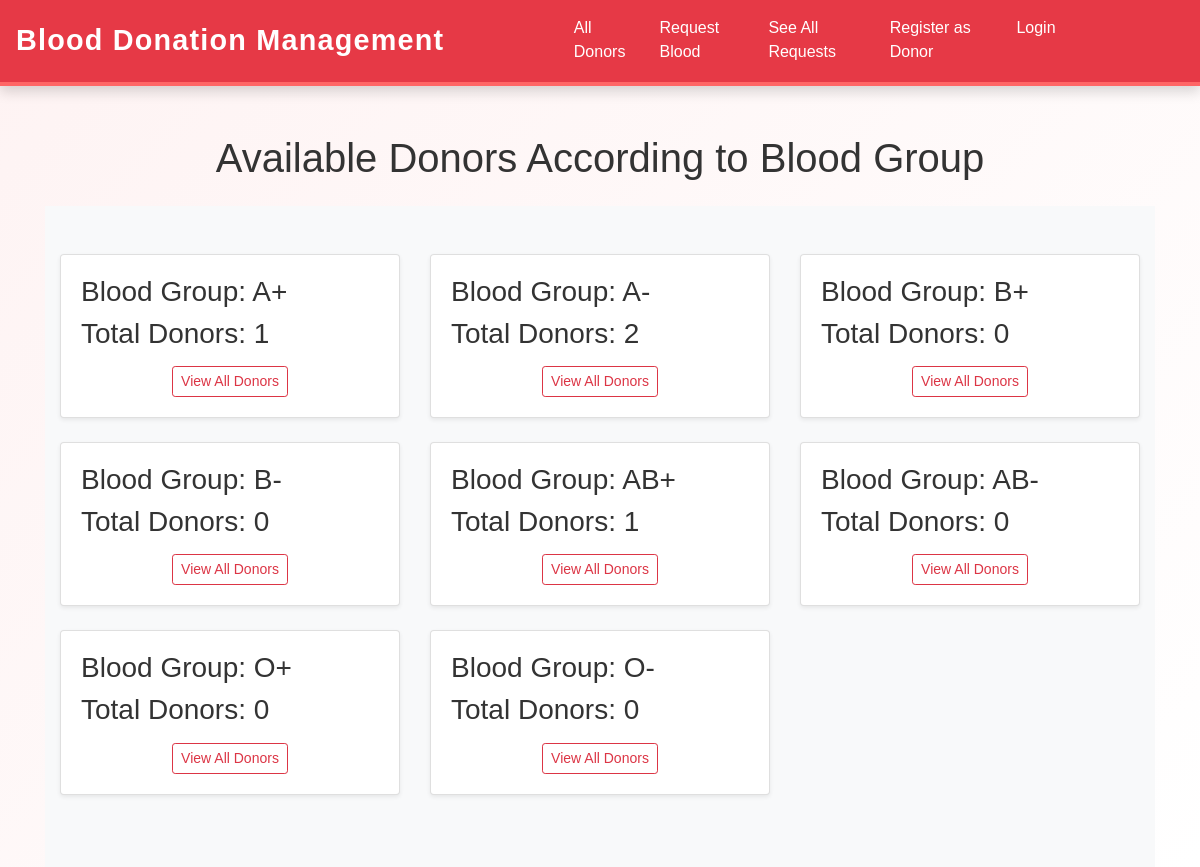
The page / on the database its author committed.
### home/models.py (models this page shows, shortened)
class BloodGroup(models.Model):
    name = models.CharField(max_length=5)

### home/views.py (the view)
# urls.py: path("", views.index, name="index"),
def index(request):
    all_group = BloodGroup.objects.annotate(total=Count('donor'))
    return render(request, "index.html", {'all_group':all_group})

### home/templates/index.html (shortened to what this page needs)
{% extends 'base.html' %}
{% load static %}
{% block body %}
<div class="container">
  <h1 class="text-center my-4">Available Donors According to Blood Group</h1>
  <div class="album py-5 bg-light">
    <div class="container">
      <div class="row">
        {% for i in all_group %}
        <div class="col-md-4">
          <div class="card mb-4 shadow-sm">
            <div class="card-body">
              <h3 class="card-text">Blood Group: {{i.name}}</h3>
              <h3 class="card-text">Total Donors: {{i.total}}</h3>
              <div class="d-flex justify-content-center align-items-center mt-3">
                <a href="/donors_list/{{i.id}}/" class="btn btn-sm btn-outline-danger">View All Donors</a>
              </div>
            </div>
          </div>
        </div>
        {% endfor %}
      </div>
    </div>
  </div>
</div>
{% endblock %}

### home/templates/base.html (style rules this page uses)
body { font-family: 'Poppins', sans-serif; background: linear-gradient(135deg, #fef3f3, #ffffff); color: #333333; overflow-x: hidden; }
html { scroll-behavior: smooth; }

### rows shown on the page
BloodGroup: name "A+", total "1"
BloodGroup: name "A-", total "2"
BloodGroup: name "B+", total "0"
BloodGroup: name "B-", total "0"
BloodGroup: name "AB+", total "1"
BloodGroup: name "AB-", total "0"
BloodGroup: name "O+", total "0"
BloodGroup: name "O-", total "0"
